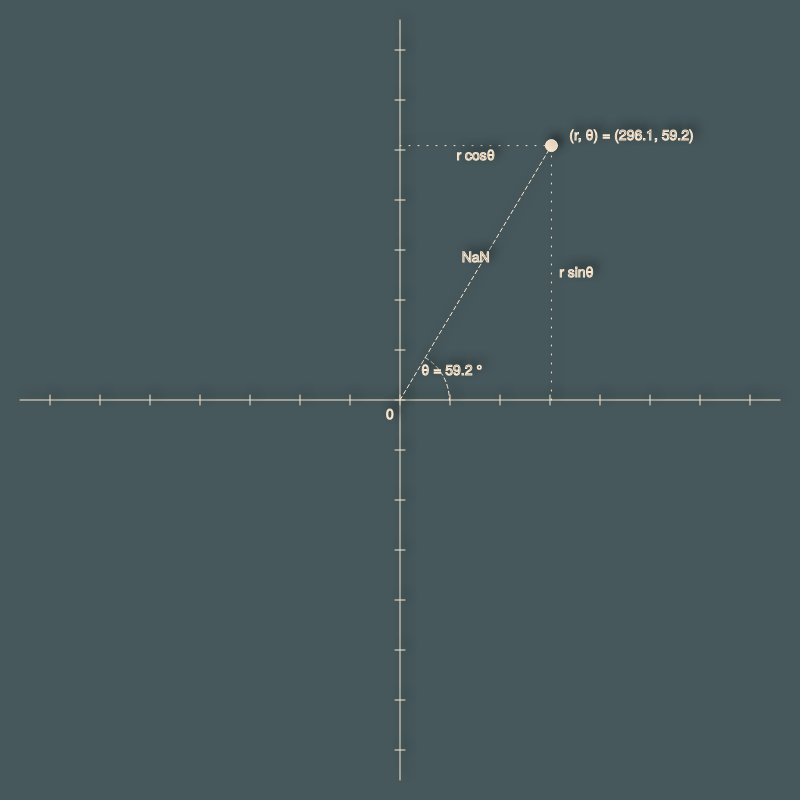
Frame 1 (no input)
Frame 60 (no input): identical to frame 1, image omitted
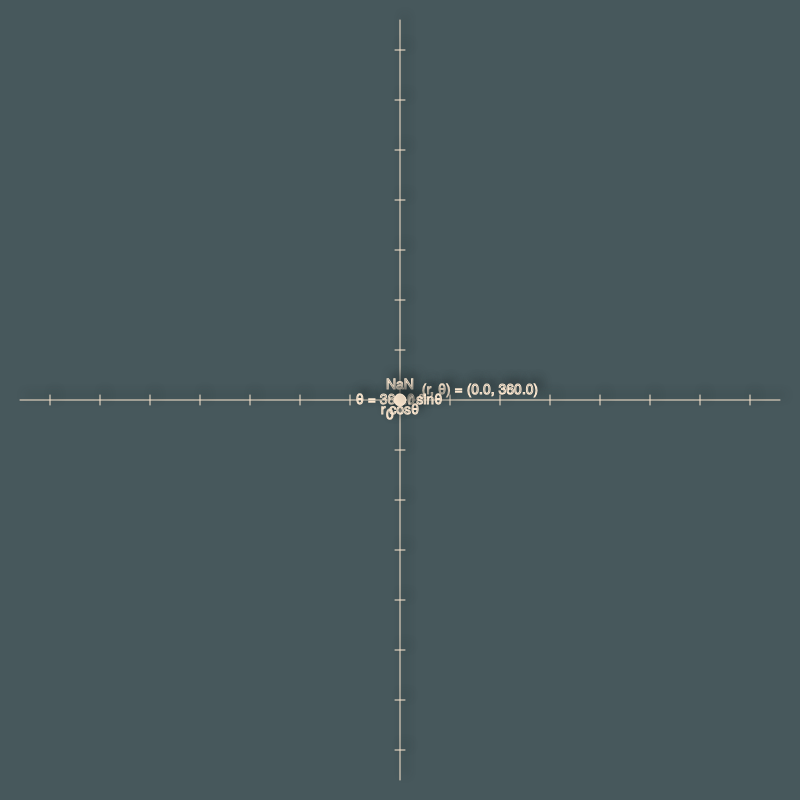
Frame 120 (the mouse pressed at the canvas centre since frame 60)

The p5.js sketch that drew these frames (run headless with seeded random() and noise() and a simulated clock; from frame 60 on, the mouse is pressed at the canvas centre):

// p5.js sketch
// ── sketch.js
let theta;
let r = 100;
let pointLocation;
let locationStore;

function setup(){
  createCanvas(800, 800);
  angleMode(DEGREES);
  colorMode(HSB, 360, 100, 100, 100);
  textFont('Helvetica Neue', 14);
  textAlign(CENTER, CENTER);

  pointLocation = createVector(random(-width/2-20, width/2-20), random(-height/2-20, height/2-20));
  locationStore = pointLocation;
}

function draw(){
  background(191, 23, 36, 100);//color name: 錆鼠 さびねず
  translate(width/2, height/2);
  stroke(32, 18, 99, 100);
  fill(32, 18, 99, 100);//color name: 薄卵色 うすたまごいろ
  shadow();

  coordinate();
}

function coordinate(){
  strokeWeight(1);

  //x-axis
  line(-width/2+20, 0, width/2-20, 0);
  for(let x = -width/2+50; x <= width/2-50; x += 50){
    line(x, -5, x, 5);
  }
  //y-axis
  line(0, -height/2+20, 0, height/2-20);
  for(let y = -height/2+50; y <= height/2-50; y += 50){
    line(-5, y, 5, y);
  }

  text("0", -10, 15);//centre

  //Mouse drag effect
  if(mouseIsPressed){
    pointLocation.x = mouseX - width/2;
    pointLocation.y = mouseY - height/2;
    locationStore = pointLocation;
  }else{
    pointLocation.x = locationStore.x;
    pointLocation.y = locationStore.y;
  }

  // cartesian(pointLocation.x, pointLocation.y);
  polar(pointLocation.x, pointLocation.y);

  fill(32, 18, 99, 100);//color name: 薄卵色 うすたまごいろ
  ellipse(pointLocation.x, pointLocation.y, 12, 12);
}

function cartesian(x, y){
  drawingContext.setLineDash([2, 8]);
  line(x, 0, x, y);//vertical line
  line(0, y, x, y);//horizontal line
  drawingContext.setLineDash([0, 0]);

  text(nf(str(x), 1, 1), x, 20);
  text(nf(str(-y), 1, 1), -25, y);
  text("(x, y)" + " = " + "(" + nf(str(x), 1, 1) + ", " + nf(str(-y), 1, 1) + ")", x+80, y-10);
}

function polar(x, y){
  drawingContext.setLineDash([1, 8]);
  line(x, 0, x, y);//vertical line
  line(0, y, x, y);//horizontal line
  drawingContext.setLineDash([4, 3]);
  line(0, 0, x, y);//centre to the point

  noFill();
  let theta = atan2(y, x);
  let radius = sqrt(pow(x, 2) + pow(y, 2));

  arc(0, 0, radius/3, radius/3, theta, 0);
  drawingContext.setLineDash([0, 0]);

  //length of the radius
  let rLocation = createVector(radius/2 * cos(theta), radius/2 * sin(theta)-15);
  text(nf("r = " + str(radius), 1, 1), rLocation.x, rLocation.y);

  //the theta
  if(theta >= 0 && theta <= 180){
    mappedTheta = map(theta, 180, 0, -90, -180);
    let thetaLocation = createVector((radius+60)/6 * cos(mappedTheta), (radius+60)/6 * sin(mappedTheta));

    diaplayedTheta = map(theta, 180, 0, 180, 360);
    text("θ = " + nf(str(diaplayedTheta), 1, 1)+" °", thetaLocation.x, thetaLocation.y);
    text("(r, θ)" + " = " + "(" + nf(str(radius), 1, 1) + ", " + nf(str(diaplayedTheta), 1, 1)+ ")", x+80, y-10);
  }else{
    let thetaLocation = createVector((radius+60)/6 * cos(theta/2), (radius+60)/6 * sin(theta/2));

    diaplayedTheta = map(theta, -180, 0, 180, 0);
    text("θ = " + nf(str(diaplayedTheta), 1, 1)+" °", thetaLocation.x, thetaLocation.y);
    text("(r, θ)" + " = " + "(" + nf(str(radius), 1, 1) + ", " + nf(str(diaplayedTheta), 1, 1)+ ")", x+80, y-10);
  }

  //r*cos(theta)
  text("r cosθ", x/2, y+10);
  //r*sin(theta)
  text("r sinθ", x+25, y/2);
}

function shadow(){
  drawingContext.shadowOffsetX = 5;
  drawingContext.shadowOffsetY = -5;
  drawingContext.shadowBlur = 8;
  drawingContext.shadowColor = 'rgba(39, 49, 51, 100)';
}
